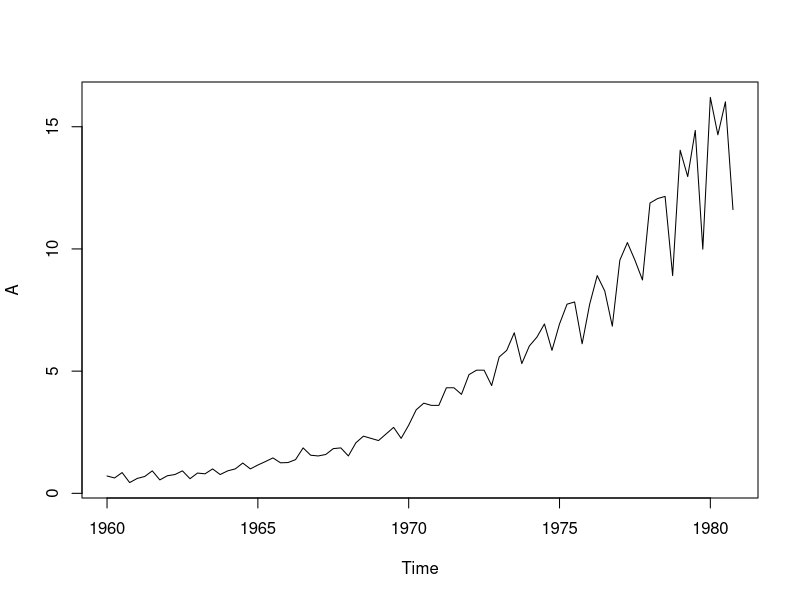
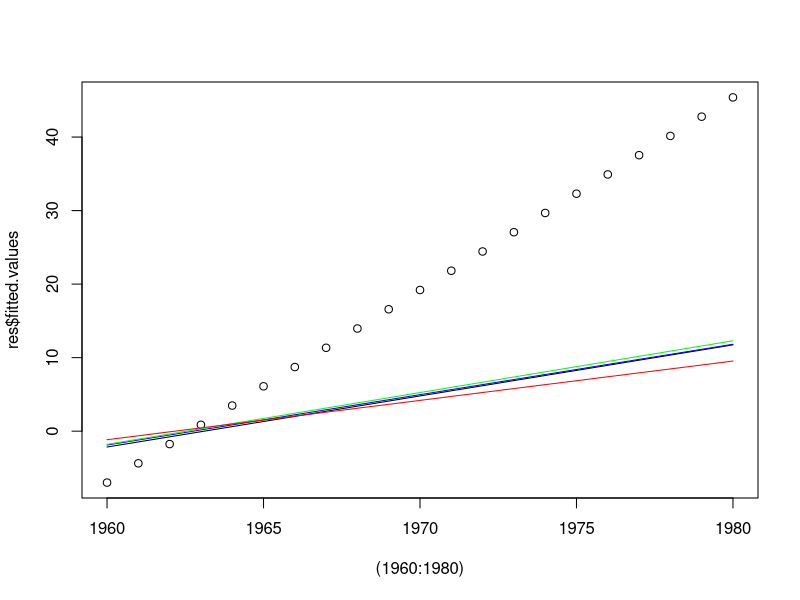

Reproduce these figures in R, in order.
library(datasets)
A <- JohnsonJohnson
plot(A)
i = 1
A.1 <- cbind(A[i], A[i+1], A[i+2], A[i+3])
i = 5
while(i < 84){
  myTmp <- cbind(A[i], A[i+1], A[i+2], A[i+3])
  A.1 <- rbind(A.1, myTmp)
  i <- i + 4
}
A.1 <- data.frame(A.1, 1960:1980)
res<-lm(X1+X2+X3+X4~X1960.1980, data = A.1)
res1 <- lm(X1~X1960.1980, data = A.1)
res2<-lm(X2~X1960.1980, data = A.1)
res3<-lm(X3~X1960.1980, data = A.1)
res4<-lm(X4~X1960.1980, data = A.1)
plot(res$fitted.values, x = (1960:1980))
lines(res1$fitted.values, col = "black",  x = (1960:1980))
lines(res2$fitted.values, col = "blue",  x = (1960:1980))
lines(res3$fitted.values, col = "green", x = (1960:1980))
lines(res4$fitted.values, col = "red", x = (1960:1980))

new<- data.frame(X1960.1980 = (2016))
pred <- predict(res2, newdata = new )
print(pred)
